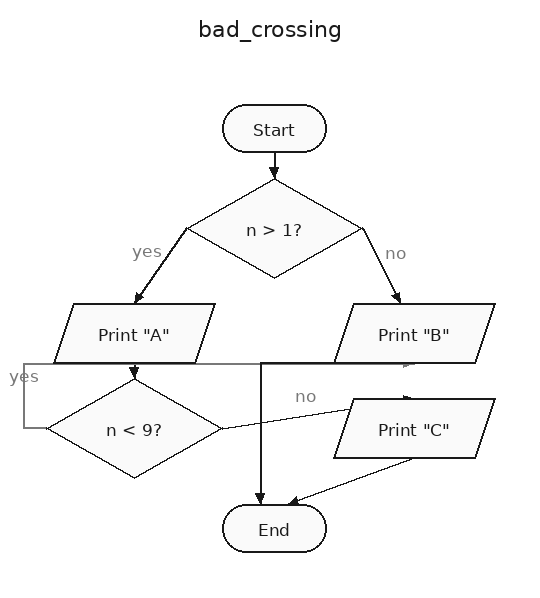
#> input picture samples/bad_crossing.png, 540 x 598 px; its folder holds only this picture in this run
$ python -i vision.py   (imports and definitions only)
#> lines starting #> are read from the running program, lines starting #| are printed output that depends on the picture; after the words box and inside, x2 and y2 are one past the last pixel; in counts of white or black regions, pixels touching at a corner belong together
### flow2code/models.py
"""The data model: a flowchart is a directed graph with typed nodes, plus free notes.

A node type carries four things, and they are all declared in :data:`NODE_KINDS` so there is
exactly one place where the vocabulary of this tool lives:

  * **shape**  how it is drawn (and, in photo mode, how it is recognised);
  * **out**    how many arrows may leave it - which is what makes the validator's rules data
               rather than a pile of ``if`` statements;
  * **code**   what it means in Python: a statement, a read, a print, a test, a pass-through
               connector, or nothing at all for the two terminals.

    start / end        oval          the entry and the exit, no code
    input              parallelogram a read    ->  n = int(input("Enter n: "))
    output             parallelogram a print   ->  print("Even")
    process            rectangle     one statement, copied after a parse check
    decision           diamond       a test    ->  if / else, or while if an arrow comes back
    document           wavy bottom   a statement (a report or a printed artefact)
    database           cylinder      a statement (a read or write of stored data)
    manual             trapezoid     a statement someone keys in
    preparation        hexagon       a statement that primes a variable (loop counters)
    delay              dome          a statement, drawn as a wait
    connector          circle        joins two halves of a long arrow: no code
    offpage            pentagon      leaves this page and comes back: no code

Notes are not nodes: they are annotations on the drawing, they never join the graph, and the
generator ignores them.  That is deliberate - a comment that a reader can see must not become a
block the validator insists on reaching.
"""
from __future__ import annotations

from dataclasses import dataclass, field
from typing import Dict, List, Optional, Tuple

#: what each type means.  ``code`` is the translation strategy in statement.py;
#: ``out`` is the required out-degree; ``shape`` is the drawing in draw.py and the target
#: of the shape classifier in vision.py.
NODE_KINDS: Dict[str, dict] = {
    "start":       dict(shape="terminal",    code="none",        out=1, group="terminals",
                       label="Start / terminator", hint="Start"),
    "end":         dict(shape="terminal",    code="none",        out=0, group="terminals",
                       label="End / terminator", hint="End"),
    "input":       dict(shape="io",          code="read",        out=1, group="data",
                       label="Data in", hint="Read n"),
    "output":      dict(shape="io",          code="write",       out=1, group="data",
                       label="Data out", hint='Print "result"'),
    "process":     dict(shape="rect",        code="statement",   out=1, group="process",
                       label="Process", hint="total = 0"),
    "decision":    dict(shape="diamond",     code="condition",   out=2, group="process",
                       label="Decision", hint="n > 0?"),
    "document":    dict(shape="document",    code="statement",   out=1, group="documents",
                       label="Document", hint="report = make_note()"),
    "database":    dict(shape="database",    code="statement",   out=1, group="documents",
                       label="Database", hint="row = store.read(n)"),
    "manual":      dict(shape="manual",      code="statement",   out=1, group="documents",
                       label="Manual input", hint="signed = key_in()"),
    "preparation": dict(shape="hexagon",     code="statement",   out=1, group="process",
                       label="Preparation", hint="i = 0"),
    "delay":       dict(shape="delay",       code="statement",   out=1, group="process",
                       label="Delay", hint="wait = sleep_for"),
    "connector":   dict(shape="circle",      code="pass",        out=1, group="links",
                       label="Connector", hint="A"),
    "offpage":     dict(shape="pentagon",    code="pass",        out=1, group="links",
                       label="Off-page", hint="B"),
}

NODE_TYPES = tuple(NODE_KINDS)

#: out-degree required by each type, read straight from the table above
OUT_DEGREE = {k: v["out"] for k, v in NODE_KINDS.items()}

#: which types may carry a Yes / No label on their outgoing edge
LABELLED = {k for k, v in NODE_KINDS.items() if v["code"] == "condition"}

#: types whose text becomes Python statements, and types that only route
STATEMENT_CODES = {"read", "write", "statement", "condition"}


def shape_of(type_: str) -> str:
    return NODE_KINDS[type_]["shape"]


def code_of(type_: str) -> str:
    return NODE_KINDS[type_]["code"]


def default_size(type_: str) -> Tuple[float, float]:
    """The box a block of ``type_`` gets when the chart itself does not say otherwise."""
    return DEFAULT_SIZE[shape_of(type_)]


#: default drawing size per shape; a node may override it with w / h
DEFAULT_SIZE = {
    "terminal": (104, 48), "io": (160, 60), "rect": (160, 60), "diamond": (176, 100),
    "document": (160, 66), "database": (150, 74), "manual": (160, 60),
    "hexagon": (170, 60), "delay": (160, 62), "circle": (48, 48), "pentagon": (110, 62),
}


@dataclass
class Node:
    """One block of the chart.  x and y are its centre, and only ever used for drawing."""
    id: str
    type: str
    text: str = ""
    x: float = 0.0
    y: float = 0.0
    w: float = 0.0                       # 0 means "use the default for this shape"
    h: float = 0.0

    def __post_init__(self) -> None:
        self.id = str(self.id).strip()
        self.type = str(self.type).strip().lower()
        self.text = str(self.text or "").strip()
        self.x, self.y = float(self.x), float(self.y)
        self.w, self.h = float(self.w or 0), float(self.h or 0)
        if not self.id:
            raise ValueError("a node needs an id")
        if self.type not in NODE_TYPES:
            raise ValueError(f"node {self.id!r} has type {self.type!r}; "
                             f"expected one of {', '.join(NODE_TYPES)}")

    # -------------------------------------------------------------- meaning
    @property
    def shape(self) -> str:
        return NODE_KINDS[self.type]["shape"]

    @property
    def code(self) -> str:
        return NODE_KINDS[self.type]["code"]

    @property
    def is_io(self) -> bool:
        return self.code in ("read", "write")

    # [15 lines left out: functions routes_only, size, to_dict, not called in this run]


@dataclass
class Edge:
    """One arrow: control flows from -> to. label is 'yes' / 'no' on a decision."""
    src: str
    dst: str
    label: str = ""

    def __post_init__(self) -> None:
        self.src = str(self.src).strip()
        self.dst = str(self.dst).strip()
        self.label = str(self.label or "").strip().lower()
        if self.label not in ("", "yes", "no", "y", "n", "true", "false"):
            raise ValueError(f"edge {self.src}->{self.dst} has label {self.label!r}; "
                             "use yes or no")

    @property
    def is_yes(self) -> bool:
        return self.label in ("yes", "y", "true")

    @property
    def is_no(self) -> bool:
        return self.label in ("no", "n", "false")

    # [5 lines left out: function to_dict, not called in this run]


@dataclass
class Note:
    """An annotation on the drawing: read by people, ignored by the generator."""
    text: str = ""
    x: float = 0.0
    y: float = 0.0

    def to_dict(self) -> dict:
        return {"text": self.text, "x": self.x, "y": self.y}


@dataclass
class Flowchart:
    """A named chart: the blocks, the arrows, the test input, and any notes."""
    name: str
    nodes: List[Node] = field(default_factory=list)
    edges: List[Edge] = field(default_factory=list)
    stdin: str = ""
    note: str = ""
    notes: List[Note] = field(default_factory=list)

    # ------------------------------------------------------------------ lookups
    def by_id(self) -> Dict[str, Node]:
        return {n.id: n for n in self.nodes}

    # [5 lines left out: function node, not called in this run]

    def starts(self) -> List[Node]:
        return [n for n in self.nodes if n.type == "start"]

    def ends(self) -> List[Node]:
        return [n for n in self.nodes if n.type == "end"]

    def out(self, nid: str) -> List[Edge]:
        return [e for e in self.edges if e.src == nid]

    def inn(self, nid: str) -> List[Edge]:
        return [e for e in self.edges if e.dst == nid]

    # [40 lines left out: functions branches, to_dict, from_dict, not called in this run]

    def __len__(self) -> int:
        return len(self.nodes)

### flow2code/vision.py
"""Photo mode: a picture of a flowchart in, an editable chart out.

What this file actually does, stated plainly:

* **shapes** come from the enclosed white space inside each block, not from the outlines.
  That is the one design decision that makes the whole thing work: an arrow that touches a box
  merges box and arrow into a single piece of ink, so outlines cannot be separated — but the
  empty paper inside each shape can be.  A diamond, a rectangle, a parallelogram and a stadium
  then differ enough in vertex count and in how much of their bounding box they fill.
* **arrows** are a hypothesis test, not a line detector: for every ordered pair of blocks, ask
  "does ink run from the edge of one to the edge of the other?" along a straight route and, for
  a back edge, along the two side routes.  Direction comes from the arrowhead (a filled wedge is
  locally denser than a bare line end).
* **text** is read only when Tesseract is installed; without it the blocks come back with empty
  text and the structure is still right, because ids and positions carry the graph.
* **Yes/No labels** come from the drawing convention, not from the words: from a decision, the
  branch leaving to the left is Yes and the one to the right is No — which is how
  :mod:`flow2code.draw` draws them and how most people draw them too.

So this module can be tested with no camera: draw a chart, detect it back, compare.
``tests/test_vision.py`` does exactly that for every sample.
"""
from __future__ import annotations

from dataclasses import dataclass
from pathlib import Path
from typing import Dict, List, Optional, Sequence, Tuple

import numpy as np

from .graph import Flow2CodeError
from .models import Edge, Flowchart, Node

MIN_AREA = 1200            # px^2 of paper inside a shape; below that it is a letter
BLOCK_GAP = 40.0           # px of blank a connector may cross: a Yes/No word sits there


@dataclass
class Block:
    """One shape that was found, before it becomes a Node."""
    cx: float
    cy: float
    type: str                                   # terminal | io | process | decision
    text: str = ""
    poly: Tuple[Tuple[float, float], ...] = ()
    area: float = 0.0


# --------------------------------------------------------------------------- shapes

def _binarize(image_path):
    """Grey image plus a thick, tidy ink mask.

    Dark ink on light paper, whether that is a render, a printout or a whiteboard photo; an
    arrow that stops on a sharp corner leaves a one-pixel sliver of paper beside its tip, and
    thickening the ink by a pixel is enough to seal it.
    """
#> called with image_path = '../samples/bad_crossing.png'
    import cv2

    img = cv2.imread(str(image_path), cv2.IMREAD_COLOR)
#> img is the input picture: shape (598, 540, 3); min 25, max 255, mean 248.4
    if img is None:
        raise Flow2CodeError(f"could not read an image from {image_path}")
    gray = cv2.cvtColor(img, cv2.COLOR_BGR2GRAY)
    _, th = cv2.threshold(gray, 0, 255, cv2.THRESH_BINARY_INV + cv2.THRESH_OTSU)
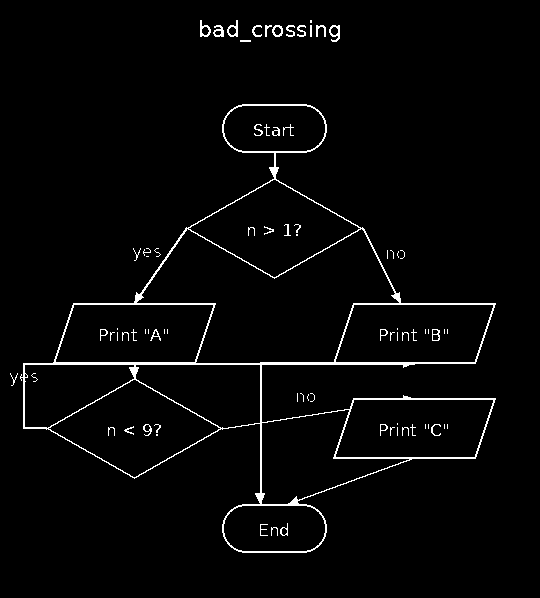
#> th: shape (598, 540); 2.6% white in thin lines or dots, all inside (x1, y1, x2, y2) = (10, 20, 496, 553)
    th = cv2.morphologyEx(th, cv2.MORPH_CLOSE, np.ones((3, 3), np.uint8))
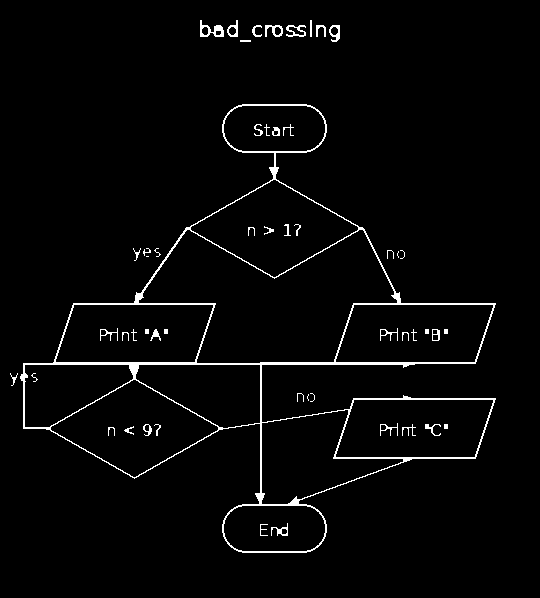
#> th: shape (598, 540); 2.7% white in thin lines or dots, all inside (x1, y1, x2, y2) = (10, 20, 496, 553)
    th = cv2.dilate(th, np.ones((3, 3), np.uint8))
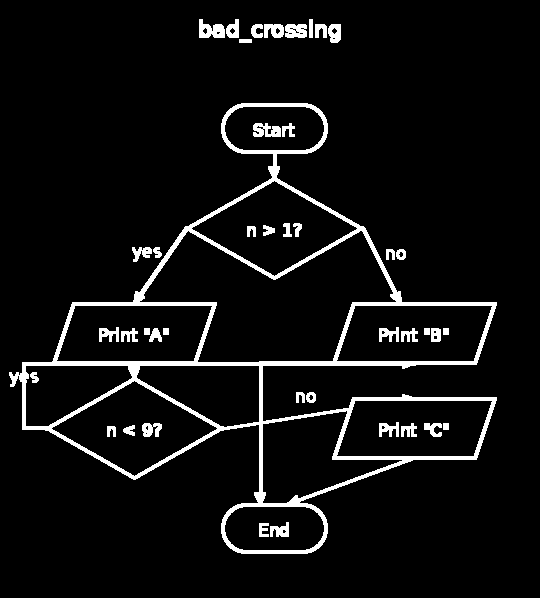
#> th: shape (598, 540); 6.1% white; 42 white regions, largest, box (x1, y1, x2, y2) and area: (9, 103, 497, 554) 14650, (199, 19, 225, 38) 328, (253, 123, 281, 137) 284
    return img, gray, _drop_small_ink(th)


def _drop_small_ink(th):
    """Delete loose specks of ink (letters, digits) before shapes are looked for.

    Without this, a word that happens to touch an outline cuts that block's interior in half
    and the block vanishes.  Words are read later from the grey image, so nothing is lost.
    """
    import cv2

    n, lab, stats, _ = cv2.connectedComponentsWithStats(th, 8)
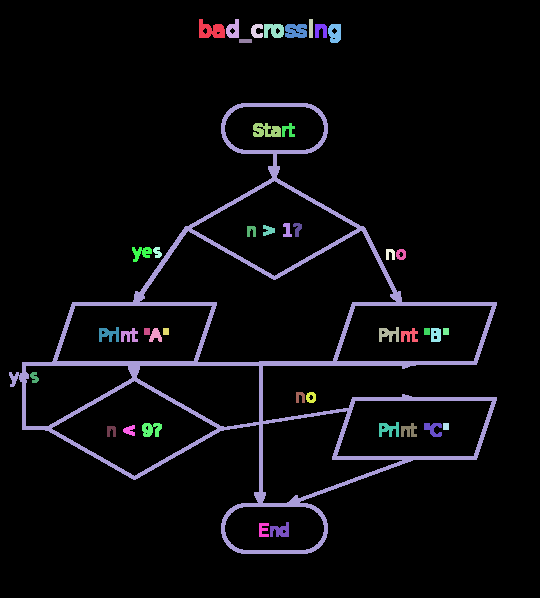
#> lab: shape (598, 540) int32; 43 distinct labels, from 0 to 42; one colour per label, 0 black
#> n = 43; stats = 43 rows, first 6: [0, 0, 540, 598, 303174], [199, 19, 26, 19, 328], [226, 19, 13, 19, 170], [309, 19, 4, 19, 76], [251, 24, 12, 14, 117], [264, 24, 20, 14, 219]
    out = th.copy()
    for i in range(1, n):
        x, y, w, h, area = stats[i]
        if area < 900 and w < 60 and h < 44:
            out[lab == i] = 0
#> this loop made 42 passes
#> (x, y, w, h, area) on passes 1 to 8: (199, 19, 26, 19, 328), (226, 19, 13, 19, 170), (309, 19, 4, 19, 76), (251, 24, 12, 14, 117), (264, 24, 20, 14, 219), (285, 24, 22, 14, 264), (315, 24, 12, 14, 129), (328, 24, 13, 19, 196)
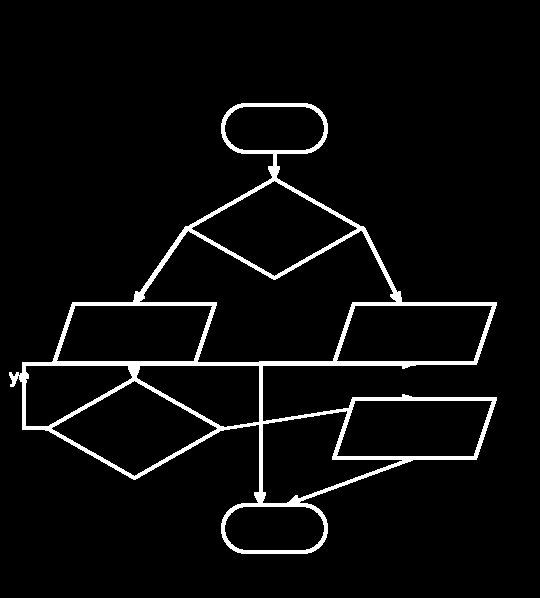
#> out: shape (598, 540); 4.5% white; 1 white region, box (x1, y1, x2, y2) and area: (9, 103, 497, 554) 14650
    return out


def _regions(th) -> List[Tuple[float, float, Tuple[int, int, int, int], float, np.ndarray]]:
    """The enclosed white areas: one per block interior, letters' holes thrown away."""
    import cv2

    white = 255 - th
    n, lab, stats, _ = cv2.connectedComponentsWithStats(white, 8)
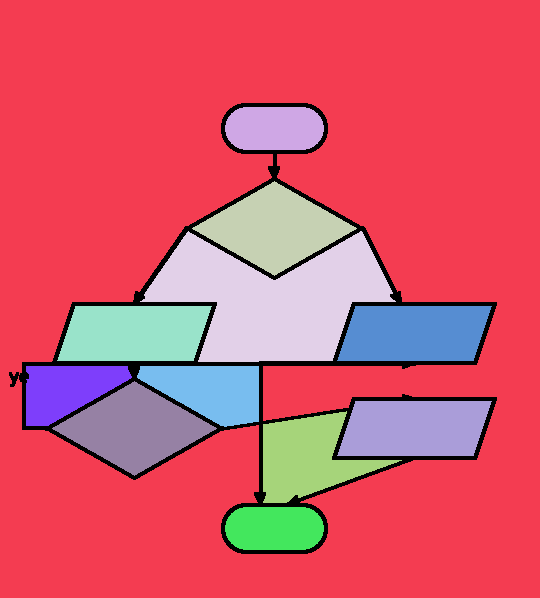
#> lab: shape (598, 540) int32; 13 distinct labels, from 0 to 12; one colour per label, 0 black
#> n = 13
    h, w = th.shape
#> h = 598; w = 540
    found = []
    for i in range(1, n):
        x, y, bw, bh, area = stats[i]
        if x <= 0 or y <= 0 or x + bw >= w or y + bh >= h:          # the page itself
            continue
        if not (MIN_AREA <= area <= 4_000_000) or bw < 24 or bh < 18:
            continue
        mask = (lab == i).astype(np.uint8)
        m = cv2.moments(mask)
        if m["m00"] == 0:
            continue
        # every flowchart symbol is convex, and so is the paper inside it; the empty space
        # between four blocks and their arrows is not (measured 0.98+ vs 0.67), so this one
        # number throws away the "hole in the middle of the drawing" false block
        cs, _ = cv2.findContours(mask * 255, cv2.RETR_EXTERNAL, cv2.CHAIN_APPROX_SIMPLE)
        if not cs:
            continue
        c = max(cs, key=cv2.contourArea)
        hull_area = cv2.contourArea(cv2.convexHull(c))
        if hull_area <= 0 or cv2.contourArea(c) / hull_area < 0.90:
            continue
        found.append((float(m["m10"] / m["m00"]), float(m["m01"] / m["m00"]), (int(x), int(y),
                    int(bw), int(bh)), float(area), mask))
    # the hole in an "o" is enclosed white too: drop anything inside a bigger region, since
    # that bigger region is the block the letter belongs to
    keep = []
    for cand in found:
        x, y, bw, bh = cand[2]
        if not any(o is not cand and o[2][0] <= x and o[2][1] <= y
                   and o[2][0] + o[2][2] >= x + bw and o[2][1] + o[2][3] >= y + bh
                   and o[3] > cand[3] for o in found):
            keep.append(cand)
    return keep


def _classify(mask, bbox) -> str:
    import cv2

    x, y, w, h = bbox
    cnts, _ = cv2.findContours(mask * 255, cv2.RETR_EXTERNAL, cv2.CHAIN_APPROX_SIMPLE)
    if not cnts:
        return "process"
    cnt = max(cnts, key=cv2.contourArea)
    fill = cv2.contourArea(cnt) / float(w * h)
    peri = cv2.arcLength(cnt, True)
    v = cv2.approxPolyDP(cnt, 0.03 * peri, True).reshape(-1, 2)

    if len(v) >= 6 and w / h > 1.2:
        r = h / 2.0                                    # a stadium is a rectangle + half discs
        want = ((w - h) * h + np.pi * r * r) / float(w * h)
        if abs(fill - want) < 0.10:
            return "terminal"
        return "process"
    if len(v) == 4 and fill < 0.70:
        top, bottom = v[v[:, 1].argmin()], v[v[:, 1].argmax()]
        left, right = v[v[:, 0].argmin()], v[v[:, 0].argmax()]

        def mid(val, target, span):
            return abs(val - target) <= max(4, 0.14 * span)

        # a diamond has exactly one corner per box edge, in the middle of it
        if (mid(top[0], x + w / 2, w) and mid(bottom[0], x + w / 2, w)
                and mid(left[1], y + h / 2, h) and mid(right[1], y + h / 2, h)):
            return "decision"
    if len(v) == 4 and fill < 0.95:                    # skewed: two corners share the top edge
        on_top = sum(1 for p in v if abs(p[1] - y) <= 3)
        on_bottom = sum(1 for p in v if abs(p[1] - (y + h)) <= 3)
        if on_top >= 2 and on_bottom >= 2:
            return "io"
    return "process"


def detect_shapes(image_path) -> List[Block]:
    """The blocks in an image, sorted in reading order (top to bottom, then left to right)."""
    import cv2

    _, gray, th = _binarize(image_path)
    blocks: List[Block] = []
    for cx, cy, bbox, area, mask in _regions(th):
        kind = _classify(mask, bbox)
        grown = cv2.dilate(mask, np.ones((9, 9), np.uint8))     # cover the outline as well
        cnts, _ = cv2.findContours(grown * 255, cv2.RETR_EXTERNAL, cv2.CHAIN_APPROX_SIMPLE)
        poly: Tuple[Tuple[float, float], ...] = ()
        if cnts:
            hull = cv2.convexHull(max(cnts, key=cv2.contourArea))
            poly = tuple((float(p[0]), float(p[1])) for p in hull.reshape(-1, 2))
        blocks.append(Block(cx, cy, kind, text="", poly=poly, area=area))
#> this loop made 9 passes
#> (cx, cy, area, x in _classify, y in _classify, w in _classify, h in _classify, fill in _classify) on passes 3, 4, 5, 8: (134, 333, 7499, 57, 306, 155, 55, 0.857), (414, 333, 7499, 337, 306, 155, 55, 0.857), (66.68, 389.2, 4289, 26, 366, 106, 60, 0.652), (414, 428, 7499, 337, 401, 155, 55, 0.857)
#> pass 1, in detect_shapes, `grown = cv2.dilate(mask, np.ones((9, 9), np.uint8))`:
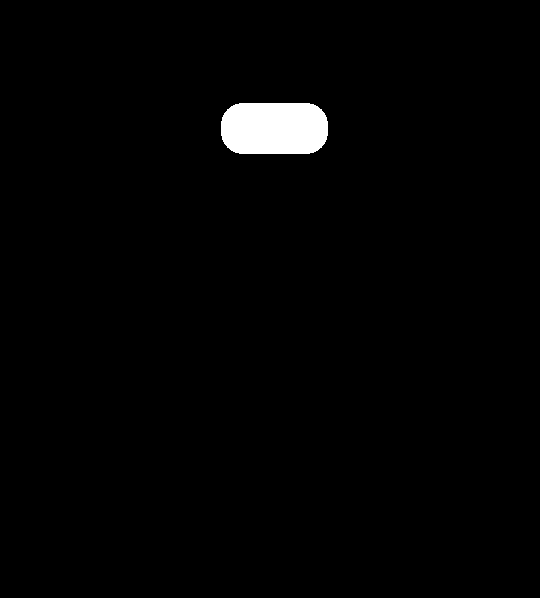
#> grown: shape (598, 540); values 0 (black) and 1 (white), 1.6% white; 1 white region, box (x1, y1, x2, y2) and area: (221, 103, 328, 154) 5033
#> after the loop, blocks = 9 items
    blocks.sort(key=lambda b: (round(b.cy / 24), b.cx))
    _read_text(blocks, gray)
    return blocks


def _read_text(blocks: List[Block], gray) -> None:
    """Fill in ``block.text`` if OCR exists, and leave it empty if it does not.

    Text is read one block at a time (crop the inside, OCR that) because a block holds three
    words at most, and the crop is what stops OCR inventing sentences.
    """
    if not ocr_available()[0]:
        return
    import cv2
    import pytesseract

    for b in blocks:
        xs = [p[0] for p in b.poly] or [b.cx]
        ys = [p[1] for p in b.poly] or [b.cy]
        x0, x1 = int(min(xs)) + 3, int(max(xs)) - 3
        y0, y1 = int(min(ys)) + 3, int(max(ys)) - 3
        if x1 <= x0 or y1 <= y0:
            continue
        crop = 255 - gray[y0:y1, x0:x1]                          # black text on white
        crop = cv2.resize(crop, None, fx=2, fy=2, interpolation=cv2.INTER_CUBIC)
        try:
            b.text = pytesseract.image_to_string(crop, config="--psm 6").strip()
        except Exception:                                        # pragma: no cover
            b.text = ""


_OCR: Optional[Tuple[bool, str]] = None


def ocr_available() -> Tuple[bool, str]:
    """(ok, what to tell the user).  Cached, because it shells out to tesseract."""
    global _OCR
    if _OCR is None:
        try:
            import pytesseract

            pytesseract.get_tesseract_version()
#> (this line was passed over: pytesseract is not available in this run)
#> (the rest of the program and of its run is left out)
